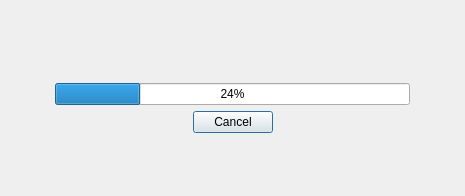
<?xml version="1.0" encoding="UTF-8"?>
<ui version="4.0">
 <class>fileCopyDialog</class>
 <widget class="QDialog" name="fileCopyDialog">
  <property name="geometry">
   <rect>
    <x>0</x>
    <y>0</y>
    <width>465</width>
    <height>196</height>
   </rect>
  </property>
  <property name="windowTitle">
   <string>Dialog</string>
  </property>
  <layout class="QHBoxLayout" name="horizontalLayout_3">
   <item>
    <layout class="QVBoxLayout" name="verticalLayout_2">
     <property name="sizeConstraint">
      <enum>QLayout::SetDefaultConstraint</enum>
     </property>
     <item>
      <spacer name="verticalSpacer">
       <property name="orientation">
        <enum>Qt::Vertical</enum>
       </property>
       <property name="sizeHint" stdset="0">
        <size>
         <width>20</width>
         <height>40</height>
        </size>
       </property>
      </spacer>
     </item>
     <item>
      <layout class="QHBoxLayout" name="horizontalLayout_2" stretch="10,80,10">
       <item>
        <spacer name="horizontalSpacer">
         <property name="orientation">
          <enum>Qt::Horizontal</enum>
         </property>
         <property name="sizeHint" stdset="0">
          <size>
           <width>40</width>
           <height>20</height>
          </size>
         </property>
        </spacer>
       </item>
       <item>
        <layout class="QVBoxLayout" name="verticalLayout">
         <item>
          <widget class="QLabel" name="status">
           <property name="text">
            <string/>
           </property>
          </widget>
         </item>
         <item>
          <widget class="QProgressBar" name="progressBar">
           <property name="value">
            <number>24</number>
           </property>
          </widget>
         </item>
         <item>
          <layout class="QHBoxLayout" name="horizontalLayout">
           <item>
            <spacer name="horizontalSpacer_3">
             <property name="orientation">
              <enum>Qt::Horizontal</enum>
             </property>
             <property name="sizeHint" stdset="0">
              <size>
               <width>40</width>
               <height>20</height>
              </size>
             </property>
            </spacer>
           </item>
           <item>
            <widget class="QPushButton" name="cancelButton">
             <property name="text">
              <string>Cancel</string>
             </property>
            </widget>
           </item>
           <item>
            <spacer name="horizontalSpacer_4">
             <property name="orientation">
              <enum>Qt::Horizontal</enum>
             </property>
             <property name="sizeHint" stdset="0">
              <size>
               <width>40</width>
               <height>20</height>
              </size>
             </property>
            </spacer>
           </item>
          </layout>
         </item>
        </layout>
       </item>
       <item>
        <spacer name="horizontalSpacer_2">
         <property name="orientation">
          <enum>Qt::Horizontal</enum>
         </property>
         <property name="sizeHint" stdset="0">
          <size>
           <width>40</width>
           <height>20</height>
          </size>
         </property>
        </spacer>
       </item>
      </layout>
     </item>
     <item>
      <spacer name="verticalSpacer_2">
       <property name="orientation">
        <enum>Qt::Vertical</enum>
       </property>
       <property name="sizeHint" stdset="0">
        <size>
         <width>20</width>
         <height>40</height>
        </size>
       </property>
      </spacer>
     </item>
    </layout>
   </item>
  </layout>
 </widget>
 <resources/>
 <connections/>
</ui>
